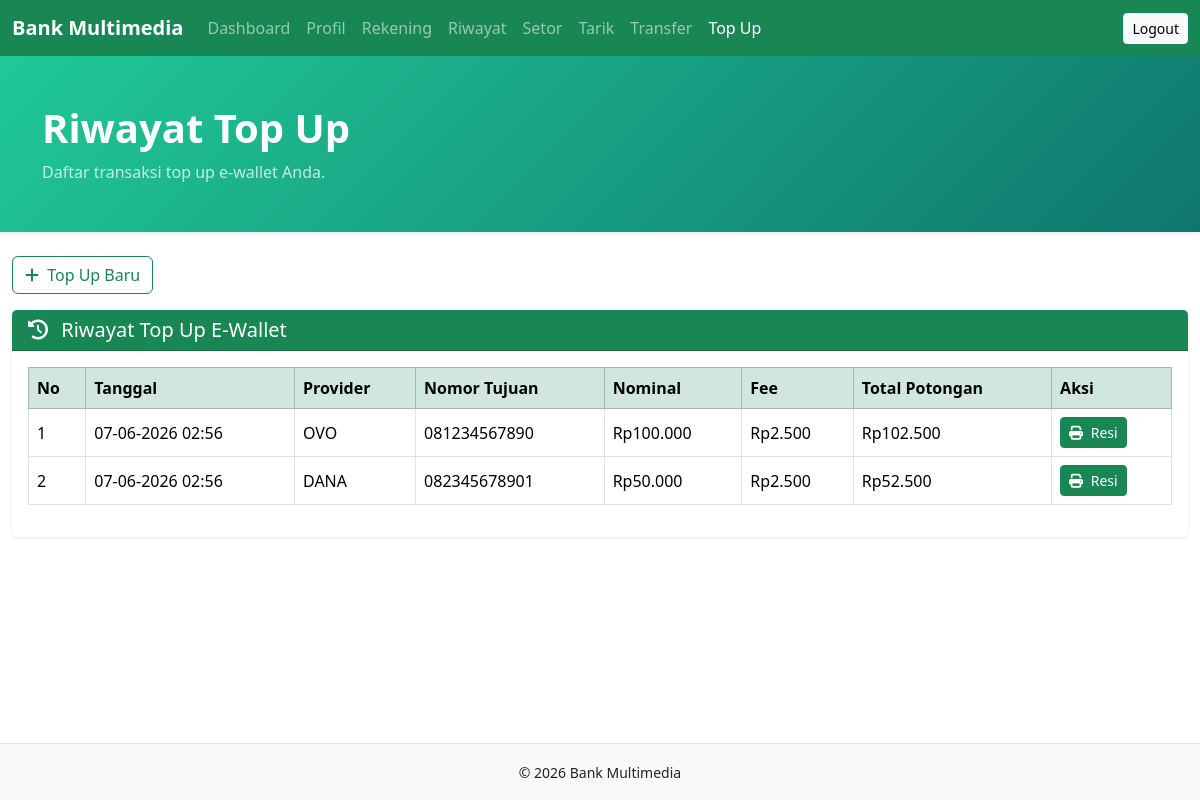
Screenshot of /nasabah/topup/riwayat.php (signed in) with the database file from the repository.
### tables this page shows
CREATE TABLE topup_ewallet (
    id BIGINT AUTO_INCREMENT PRIMARY KEY,
    rekening_id INT NOT NULL,
    provider_id INT NOT NULL,
    nomor_tujuan VARCHAR(30) NOT NULL,
    nominal DECIMAL(18,2) NOT NULL,
    biaya_admin DECIMAL(18,2) NOT NULL,
    total_potongan DECIMAL(18,2) NOT NULL,
    created_at TIMESTAMP DEFAULT CURRENT_TIMESTAMP,

    CONSTRAINT fk_topup_rekening
    FOREIGN KEY (rekening_id)
    REFERENCES rekening(id),

    CONSTRAINT fk_topup_provider
    FOREIGN KEY (provider_id)
    REFERENCES provider_ewallet(id)
);

CREATE TABLE provider_ewallet (
    id INT AUTO_INCREMENT PRIMARY KEY,
    nama_provider VARCHAR(100) NOT NULL,
    biaya_admin DECIMAL(12,2) DEFAULT 2500
);

### nasabah/topup/riwayat.php (the view, shortened to what this page needs)
<?php
$user_id = $_SESSION['user_id'];
$query_riwayat = "SELECT
                    te.id,
                    te.nomor_tujuan,
                    te.nominal,
                    te.biaya_admin,
                    te.total_potongan,
                    te.created_at,
                    pe.nama_provider
                  FROM topup_ewallet te
                  JOIN provider_ewallet pe ON te.provider_id = pe.id
                  JOIN rekening r ON te.rekening_id = r.id
                  WHERE r.user_id = ?
                  ORDER BY te.created_at DESC";
$stmt_riwayat = mysqli_prepare($conn, $query_riwayat);
mysqli_stmt_bind_param($stmt_riwayat, "i", $user_id);
mysqli_stmt_execute($stmt_riwayat);
$result_riwayat = mysqli_stmt_get_result($stmt_riwayat);
?>
<!DOCTYPE html>
<html lang="id">
<head>
    <link href="https://cdn.jsdelivr.net/npm/bootstrap@5.3.8/dist/css/bootstrap.min.css" rel="stylesheet">
    <link rel="stylesheet" href="https://cdnjs.cloudflare.com/ajax/libs/font-awesome/6.4.0/css/all.min.css">
</head>
<body class="d-flex flex-column min-vh-100">
    <nav class="navbar navbar-expand-lg navbar-dark bg-success">
        <div class="container-fluid">
            <a class="navbar-brand fw-bold" href="#">Bank Multimedia</a>
            <div class="collapse navbar-collapse" id="navbarNasabah">
                <ul class="navbar-nav me-auto">
                    <li class="nav-item"><a class="nav-link" href="../dashboard/index.php">Dashboard</a></li>
                    <li class="nav-item"><a class="nav-link" href="../profil/index.php">Profil</a></li>
                    <li class="nav-item"><a class="nav-link" href="../rekening/index.php">Rekening</a></li>
                    <li class="nav-item"><a class="nav-link" href="../riwayat/index.php">Riwayat</a></li>
                    <li class="nav-item"><a class="nav-link" href="../setor/index.php">Setor</a></li>
                    <li class="nav-item"><a class="nav-link" href="../tarik/index.php">Tarik</a></li>
                    <li class="nav-item"><a class="nav-link" href="../transfer/index.php">Transfer</a></li>
                    <li class="nav-item"><a class="nav-link active" href="../topup/index.php">Top Up</a></li>
                </ul>
                <a href="../../logout.php" class="btn btn-light btn-sm">Logout</a>
            </div>
        </div>
    </nav>
    <header class="hero py-5 shadow-sm">
        <div class="container">
            <h1 class="display-6 fw-bold">Riwayat Top Up</h1>
            <p class="mb-0 opacity-75">Daftar transaksi top up e-wallet Anda.</p>
        </div>
    </header>
    <main class="flex-grow-1">
        <div class="container-fluid py-4">
            <div class="mb-3">
                <a href="index.php" class="btn btn-outline-success">
                    <i class="fa-solid fa-plus me-1"></i>
                    Top Up Baru
                </a>
            </div>
            <div class="card shadow-sm border-0">
                <div class="card-header bg-success text-white">
                    <h5 class="mb-0">
                        <i class="fa-solid fa-clock-rotate-left me-2"></i>
                        Riwayat Top Up E-Wallet
                    </h5>
                </div>
                <div class="card-body table-responsive">
                    <table class="table table-bordered table-hover align-middle">
                        <thead class="table-success">
                            <tr>
                                <th>No</th>
                                <th>Tanggal</th>
                                <th>Provider</th>
                                <th>Nomor Tujuan</th>
                                <th>Nominal</th>
                                <th>Fee</th>
                                <th>Total Potongan</th>
                                <th>Aksi</th>
                            </tr>
                        </thead>
                        <tbody>
                            <?php if (mysqli_num_rows($result_riwayat) > 0): ?>
                                <?php $no = 1; ?>
                                <?php while ($row = mysqli_fetch_assoc($result_riwayat)): ?>
                                    <tr>
                                        <td><?= $no++; ?></td>
                                        <td><?= date('d-m-Y H:i', strtotime($row['created_at'])); ?></td>
                                        <td><?= htmlspecialchars($row['nama_provider']); ?></td>
                                        <td><?= htmlspecialchars($row['nomor_tujuan']); ?></td>
                                        <td>Rp<?= number_format($row['nominal'], 0, ',', '.'); ?></td>
                                        <td>Rp<?= number_format($row['biaya_admin'], 0, ',', '.'); ?></td>
                                        <td>Rp<?= number_format($row['total_potongan'], 0, ',', '.'); ?></td>
                                        <td>
                                            <a href="cetak_resi.php?id=<?= $row['id']; ?>" class="btn btn-sm btn-success">
                                                <i class="fa-solid fa-print me-1"></i>
                                                Resi
                                            </a>
                                        </td>
                                    </tr>
                                <?php endwhile; ?>
                            <?php endif; ?>
                        </tbody>
                    </table>
                </div>
            </div>
        </div>
    </main>
    <footer class="bg-light border-top py-3">
        <div class="container-fluid text-center">
            <small>© <?= date('Y'); ?> Bank Multimedia</small>
        </div>
    </footer>
</body>
</html>

### nasabah/topup/riwayat.php (style rules this page uses)
.hero { background: linear-gradient(135deg, #20c997, #0f766e); color: white; }

### rows the page displays
topup_ewallet: created_at "07-06-2026 02:56", provider.nama_provider "OVO", nomor_tujuan "081234567890", nominal "100.000", biaya_admin "2.500", total_potongan "102.500"
topup_ewallet: created_at "07-06-2026 02:56", provider.nama_provider "DANA", nomor_tujuan "082345678901", nominal "50.000", biaya_admin "2.500", total_potongan "52.500"
